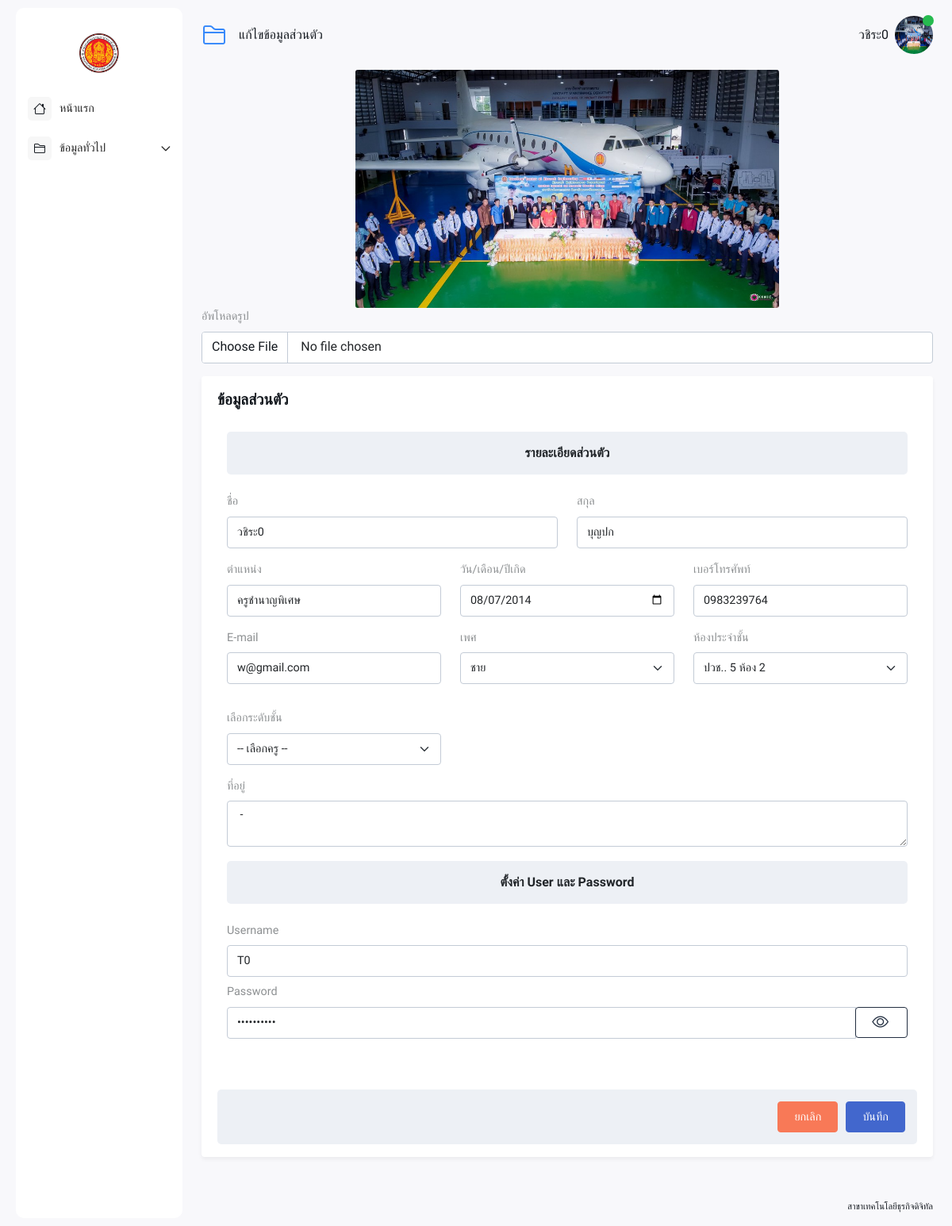
The page /teacher/crud/editFrom_profile.php (signed in) on the database its author committed.
### tables this page shows
CREATE TABLE `major` (
  `M_ID` varchar(15) NOT NULL,
  `M_Name` varchar(100) NOT NULL,
  `M_college` varchar(225) NOT NULL,
  `M_img` varchar(225) NOT NULL,
  `M_address` text NOT NULL
);

CREATE TABLE `teacher` (
  `T_ID` varchar(10) NOT NULL,
  `T_fname` varchar(50) NOT NULL,
  `T_lname` varchar(50) NOT NULL,
  `T_position` varchar(50) NOT NULL,
  `T_address` text NOT NULL,
  `T_birthday` date NOT NULL,
  `T_img` varchar(225) NOT NULL,
  `T_status` varchar(1) NOT NULL,
  `T_phone` varchar(10) NOT NULL,
  `T_email` varchar(100) NOT NULL,
  `T_gender` varchar(10) NOT NULL,
  `T_password` varchar(15) NOT NULL,
  `T_username` varchar(15) NOT NULL
);

### config/show_data.php (called while the page is built, shortened)
<?php
function getuserT($conn, $username) {
    try {
        $sql = "SELECT * FROM teacher WHERE T_username = :T_username ";
        $stmt = $conn->prepare($sql);
        $stmt->bindParam(':T_username', $username);
        $stmt->execute();
        $result = $stmt->fetch(PDO::FETCH_ASSOC);
        return $result;
    } catch (PDOException $e) {
        echo "Error: " . $e->getMessage();
        return false;
    }
}
function getmajor($conn) {
    try {
        $sql = "SELECT * FROM major ";
        $stmt = $conn->prepare($sql);
        $stmt->execute();
        $result = $stmt->fetch(PDO::FETCH_ASSOC);
        return $result;
    } catch (PDOException $e) {
        echo "Error: " . $e->getMessage();
        return false;
    }
}
function getroomall($conn) {
    try {
        $sqlRoom = "SELECT room.*,student.S_fname,student.S_lname,teacher.T_fname ,teacher.T_lname,student.S_enrollment_year
            FROM room
            LEFT JOIN student ON room.R_ID = student.R_ID
            LEFT JOIN teacher ON room.T_ID = teacher.T_ID
                                                ";
        $stmtRoom = $conn->prepare($sqlRoom);
        $stmtRoom->execute();
        $result = $stmtRoom->fetchAll(PDO::FETCH_ASSOC);
        return $result;
    } catch (PDOException $e) {
        echo "Error: " . $e->getMessage();
        return false;
    }
}
?>

### teacher/crud/editFrom_profile.php (the view, shortened to what this page needs)
<?php
require_once '../../config/conndb.php';
require_once '../../config/show_data.php';
echo '
<script src="https://cdn.jsdelivr.net/npm/sweetalert2@11"></script>
<script src="https://code.jquery.com/jquery-2.1.3.min.js"></script>
<script src="https://cdnjs.cloudflare.com/ajax/libs/sweetalert/1.1.3/sweetalert-dev.js"></script>
<link rel="stylesheet" href="https://cdnjs.cloudflare.com/ajax/libs/sweetalert/1.1.3/sweetalert.css">';
$user = getuserT($conn,$_SESSION['username']);
$major = getmajor($conn);
$getroom = getroomall($conn);
?>
<!doctype html>
<html lang="en">
    <head>
        <link rel="stylesheet" href="../../assets/css/animate.css">
        <link rel="stylesheet" href="https://cdnjs.cloudflare.com/ajax/libs/limonte-sweetalert2/11.3.4/sweetalert2.min.css">
        <link rel="stylesheet" href="../../assets/fonts/bootstrap/bootstrap-icons.css">
        <link rel="stylesheet" href="../../assets/css/main.min.css">
        <link rel="stylesheet" href="../../assets/vendor/overlay-scroll/OverlayScrollbars.min.css">
    </head>
    <body id="fonts">
    <div class="page-wrapper">
        <nav class="sidebar-wrapper">
            <div class="sidebar-brand">
                <a href="../index.php" class="logo">
                <span class="avatar">
                    <img src="../../upload_img/<?php echo $major['M_img'];?>" alt="Admin Dashboards" style="width: auto;height: 100px"/>
                </span>
                </a>
            </div>
            <div class="sidebar-menu">
                <div class="sidebarMenuScroll">
                    <ul>
                        <li class="">
                            <a href="../index.php">
                                <i class="bi bi-house"></i>
                                <span class="menu-text">หน้าแรก</span>
                            </a>
                        </li>
                        <li class="sidebar-dropdown ">
                            <a href="#">
                                <i class="bi bi-folder2"></i>
                                <span class="menu-text">ข้อมูลทั่วไป</span>
                            </a>
                        </li>
                    </ul>
                </div>
            </div>
        </nav>
        <div class="main-container">
            <div class="page-header">
                <ol class="breadcrumb d-md-flex d-none" >
                    <li class="breadcrumb-item">
                        <i class="bi bi-folder2"></i>
                        <a href="#">แก้ไขข้อมูลส่วนตัว</a>
                    </li>
                </ol>
                <div class="header-actions-container">
                    <div>
                        <ul class="header-actions">
                            <li class="dropdown">
                                <a href="#" id="userSettings" class="user-settings" data-toggle="dropdown" aria-haspopup="true">
                                    <span class="user-name d-none d-md-block"><?php echo $user['T_fname']; ?></span>
                                    <span class="avatar">
                                <img src="../img/<?php echo $user['T_img']; ?>" alt="Admin Templates">
                                <span class="status online"></span>
                            </span>
                                </a>
                            </li>
                        </ul>
                    </div>
                </div>
            </div>
            <div class="content-wrapper-scroll">
                <div class="content-wrapper">
                    <form method="post" enctype="multipart/form-data">
                        <div class="row">
                            <div class="col-12">
                                <div>
                                    <center>
                                        <img id="previewImage" src="../img/<?php echo $user['T_img'] ?>" alt="Preview Image" class="col-12 start-50"
                                             style="height: 300px; width: auto; ">
                                    </center>
                                </div>
                                <div>
                                    <div class="mb-3">
                                        <label for="formFile" class="form-label">อัพโหลดรูป</label>
                                        <input class="form-control" type="file" id="imageInput" accept="image/*" name="T_img">
                                    </div>
                                </div>
                            </div>
                            <div class="col-12">
                                <div class="card">
                                    <div class="card-header">
                                        <div class="card-title">ข้อมูลส่วนตัว</div>
                                    </div>
                                    <div class="card-body">
                                        <div class="row m-auto">
                                            <div class="col-12 text-center">
                                                <div class="form-section-title">รายละเอียดส่วนตัว</div>
                                            </div>
                                            <div class="col-6 py-2">
                                                <div class="">
                                                    <label for="inputName" class="form-label">ชื่อ</label>
                                                    <input type="text" class="form-control" id="inputName" placeholder="ชื่อ" name="T_fname"
                                                           value="<?=$user['T_fname'];?>" >
                                                </div>
                                            </div>
                                            <div class="col-6 py-2">
                                                <div class="">
                                                    <label for="inputName" class="form-label">สกุล</label>
                                                    <input type="text" class="form-control" id="inputName" placeholder="สกุล" name="T_lname"
                                                           value="<?=$user['T_lname'];?>" >
                                                </div>
                                            </div>
                                            <div class="col-4 py-2">
                                                <div class="">
                                                    <label for="inputName" class="form-label">ตำแหน่ง</label>
                                                    <input type="text" class="form-control" id="inputName" placeholder="ตำแหน่ง" name="T_position"
                                                           value="<?=$user['T_position'];?>" >
                                                </div>
                                            </div>
                                            <div class="col-4 py-2">
                                                <div class="">
                                                    <label for="inputName" class="form-label">วัน/เดือน/ปีเกิด</label>
                                                    <input type="date" class="form-control" id="inputName" placeholder="วัน/เดือน/ปีเกิด" name="T_birthday"
                                                           value="<?=$user['T_birthday'];?>" >
                                                </div>
                                            </div>
                                            <div class="col-4 py-2">
                                                <div class="">
                                                    <label for="inputName" class="form-label">เบอร์โทรศัพท์</label>
                                                    <input type="tel" class="form-control" id="inputName" placeholder="เบอร์โทรศัพท์" name="T_phone"
                                                           value="<?=$user['T_phone'];?>" >
                                                </div>
                                            </div>
                                            <div class="col-4 py-2">
                                                <div class="">
                                                    <label for="inputName" class="form-label">E-mail</label>
                                                    <input type="email" class="form-control" id="inputName" placeholder="E-mail" name="T_email"
                                                           value="<?=$user['T_email'];?>" >
                                                </div>
                                            </div>
                                            <div class="col-4 py-2">
                                                <div class="">
                                                    <label for="T_gender" class="form-label">เพศ</label>
                                                    <select id="T_gender" class="form-select" name="T_gender">
                                                        <option <?php echo ($user['T_gender'] == 'ชาย') ? 'selected' : ''; ?>>ชาย</option>
                                                    </select>
                                                </div>
                                            </div>
                                            <div class="col-4 py-2">
                                                <div class="mb-3">
                                                    <label for="R_ID" class="form-label">ห้องประจำชั้น</label>
                                                    <select name="R_ID" id="R_ID" class="form-select" required>
                                                        <?php foreach ($getroom as $room) : ?>
                                                            <?php
                                                            $selected = ($getroom['R_ID'] == $room['R_ID']) ? 'selected' : '';
                                                            ?>
                                                            <option name="R_ID" value="<?php echo $room['R_ID']; ?>" <?php echo $selected; ?>>
                                                                <?php echo $room['R_level']; ?>. <?php echo $room['R_room']; ?> ห้อง <?php echo $room['R_level_number']; ?>
                                                            </option>
                                                        <?php endforeach; ?>
                                                    </select>
                                                </div>
                                            </div>
                                            <div class="col-4 py-2">
                                                <label for="R_ID" class="form-label">เลือกระดับชั้น</label>
                                                <select name="R_ID" id="R_ID" class="form-select" required >
                                                    <option value="">-- เลือกครู --</option>
                                                </select>
                                            </div>
                                            <div class="col-12 py-2">
                                                <div class="">
                                                    <label for="inputName" class="form-label">ที่อยู่</label>
                                                    <textarea type="text" class="form-control" id="inputName" placeholder="ที่อยู่" name="T_address"><?=$user['T_address'];?></textarea>
                                                </div>
                                            </div>
                                            <div class="col-12 text-center">
                                                <div class="form-section-title">ตั้งค่า User และ Password</div>
                                            </div>
                                            <div class="col-12 py-2">
                                                <div class="">
                                                    <label for="inputEmail" class="form-label">Username</label>
                                                    <input type="text" class="form-control" id="inputEmail" placeholder="Username" name="T_username"
                                                           value="<?=$user['T_username'];?>" >
                                                </div>
                                            </div>
                                            <div class="mb-3">
                                                <label for="exampleInputPassword1" class="form-label">Password</label>
                                                <div class="input-group">
                                                    <input type="password" class="form-control" id="password" name="T_password" placeholder="password" value="<?=$user['T_password'];?>">
                                                    <div class="input-group-append">
                                                        <button type="button" class="btn btn-outline-secondary password-toggle-button" onclick="togglePasswordVisibility()">
                                                            <i id="eye-icon" class="bi bi-eye"></i>
                                                        </button>
                                                    </div>
                                                </div>
                                            </div>
                                        </div>
                                        <br>
                                        <br>
                                        <div class="form-actions-footer">
                                            <a><button class="btn btn-danger" type="button" onclick="showConfirmation()">ยกเลิก</button></a>
                                            <a><button class="btn btn-primary" type="button" onclick="saveData()">บันทึก</button></a>
                                        </div>
                                    </div>
                                </div>
                            </div>
                        </div>
                    </form>
                </div>
                <div class="app-footer">
                    <span>สาขาเทคโนโลยีธุรกิจดิจิทัล</span>
                </div>
            </div>
        </div>
    </body>
    </html>

### teacher/crud/editFrom_profile.php (style rules this page uses)
#fonts { font-family: 'Mitr', sans-serif; }

### rows shown on the page
major: M_img (picture)
teacher: T_fname "วชิระ0", T_img (picture), T_lname "บุญปก", T_position "ครูชำนาญพิเศษ", T_birthday "08/07/2014", T_phone "0983239764", T_email "w@gmail.com", T_gender "ชาย", T_address "-", T_username "T0"

### other values the page prints
form field R_ID "ปวช.. 5 ห้อง 2"
